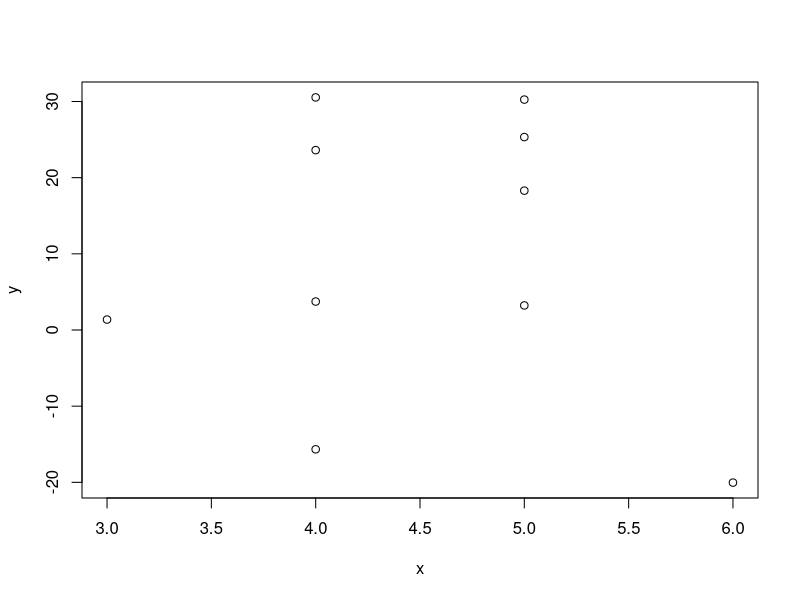

Reproduce this figure in R. (Note: this script raises an error after producing the figure.)
## Q1
set.seed(1)
rpois(5, 2)
class(rpois(5,2))

## Q5
set.seed(10)
x <- rbinom(10, 10, 0.5)
x
e <- rnorm(10, 0, 20)
y <- 0.5 + 2 * x + e
y
class(y)
plot(x, y)

## Q8
library(datasets)
Rprof()
fit <- lm(y ~ x1 + x2)
Rprof(NULL)
